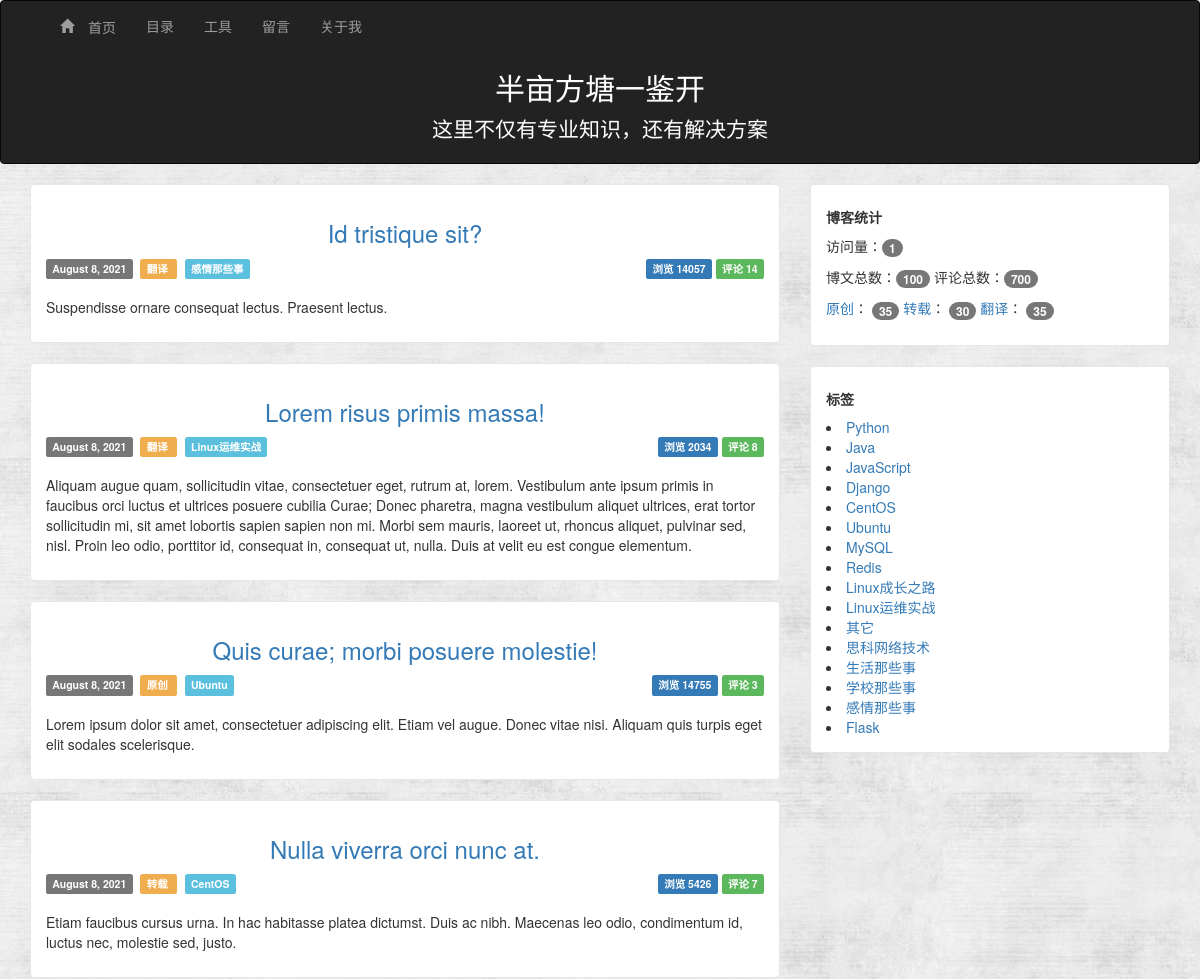
Before: / (upper part) with the older database file.
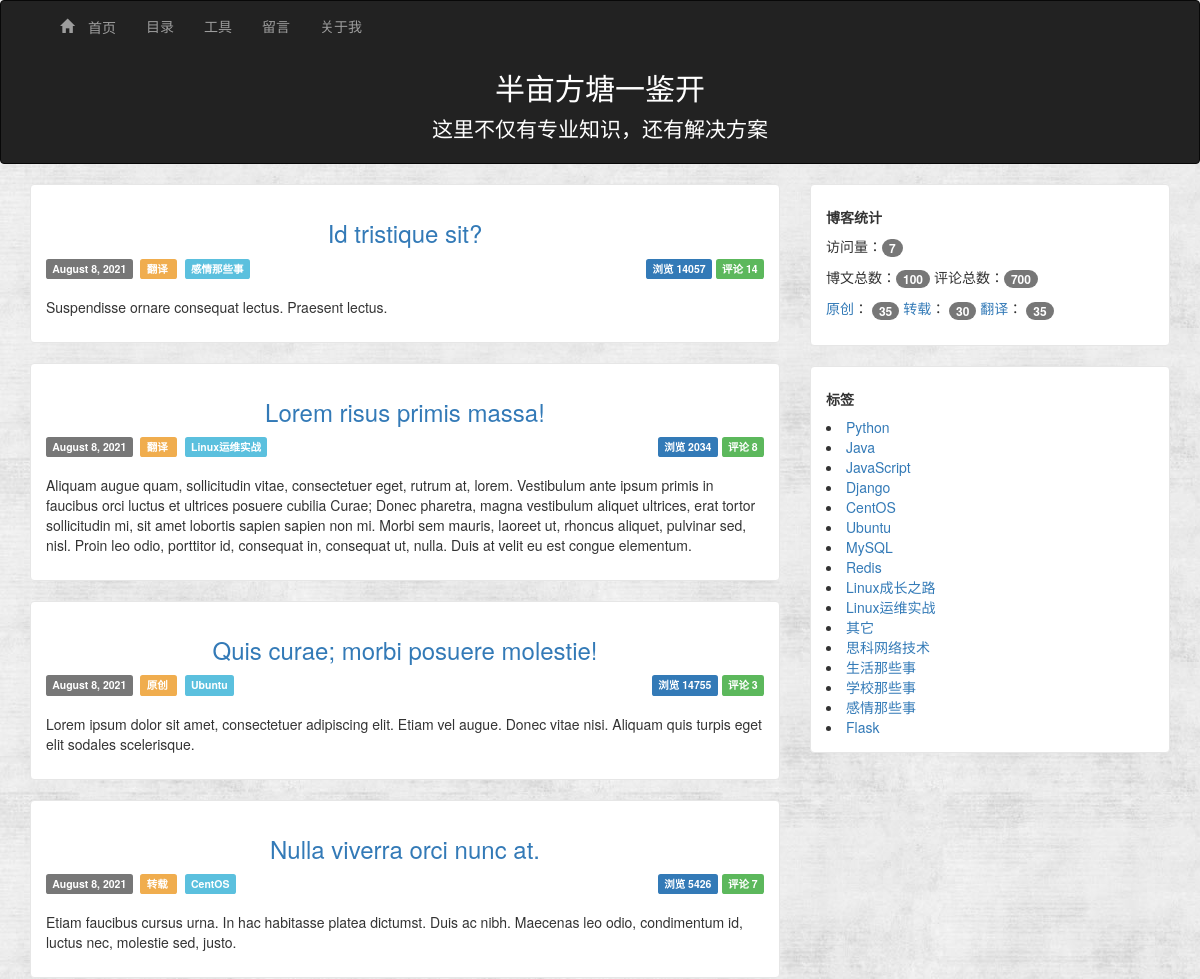
After: the same page with the newer database file.
### app/models.py (models this page shows, shortened)
class BlogInfo(db.Model):
    __tablename__ = 'blog_info'
    id = db.Column(db.Integer, primary_key=True)
    title = db.Column(db.String(64))
    signature = db.Column(db.Text)
    navbar = db.Column(db.String(64))

class Article(db.Model):
    __tablename__ = 'articles'
    id = db.Column(db.Integer, primary_key=True)
    title = db.Column(db.String(64), unique=True)
    content = db.Column(db.Text)
    summary = db.Column(db.Text)
    create_time = db.Column(db.DateTime, index=True, default=datetime.utcnow)
    update_time = db.Column(db.DateTime, index=True, default=datetime.utcnow)
    num_of_view = db.Column(db.Integer, default=0)
    articleType_id = db.Column(db.Integer, db.ForeignKey('articleTypes.id'))
    source_id = db.Column(db.Integer, db.ForeignKey('sources.id'))
    comments = db.relationship('Comment', backref='article', lazy='dynamic')

class Source(db.Model):
    __tablename__ = 'sources'
    id = db.Column(db.Integer, primary_key=True)
    name = db.Column(db.String(64), unique=True)
    articles = db.relationship('Article', backref='source', lazy='dynamic')

class ArticleType(db.Model):
    __tablename__ = 'articleTypes'
    id = db.Column(db.Integer, primary_key=True)
    name = db.Column(db.String(64), unique=True)
    introduction = db.Column(db.Text, default=None)
    articles = db.relationship('Article', backref='articleType', lazy='dynamic')
    menu_id = db.Column(db.Integer, db.ForeignKey('menus.id'), default=None)
    setting_id = db.Column(db.Integer, db.ForeignKey('articleTypeSettings.id'))
    @property
    def is_hide(self):
        if self.setting:
            return self.setting.hide
        else:
            return False

class Plugin(db.Model):
    __tablename__ = 'plugins'
    id = db.Column(db.Integer, primary_key=True)
    title = db.Column(db.String(64), unique=True)
    note = db.Column(db.Text, default='')
    content = db.Column(db.Text, default='')
    order = db.Column(db.Integer, default=0)
    disabled = db.Column(db.Boolean, default=False)

class BlogView(db.Model):
    __tablename__ = 'blog_view'
    id = db.Column(db.Integer, primary_key=True)
    num_of_view = db.Column(db.BigInteger, default=0)
    @staticmethod
    def add_view(db):
        view = BlogView.query.first()
        view.num_of_view += 1
        db.session.add(view)
        db.session.commit()

### app/main/views.py (the view)
@main.route('/')
def index():
    BlogView.add_view(db)
    page = request.args.get('page', 1, type=int)
    pagination = Article.query.order_by(Article.create_time.desc()).paginate(
            page, per_page=current_app.config['ARTICLES_PER_PAGE'],
            error_out=False)
    articles = pagination.items
    return render_template('index.html', articles=articles,
                           pagination=pagination, endpoint='.index')

### app/templates/index.html (shortened to what this page needs)
{% extends 'base.html' %}
{% import "_macros.html" as macros %}
{% block content %}
    {% include "_article_entry.html" %}
{% endblock %}

### app/templates/base.html (shortened to what this page needs)
<!DOCTYPE html>
<html lang="en">
<head>
    {% block stylesheet %}
        <link href="{{ url_for('static', filename='css/bootstrap.css') }}" rel="stylesheet">
        <link href="{{ url_for('static', filename='css/common.css') }}" rel="stylesheet">
    {% endblock %}
</head>
<body>
<header>
    <nav class="navbar navbar-{{ BlogInfo.query.first().navbar }}" role="navigation">
        <div class="container">
            <div class="collapse navbar-collapse">
                <ul class="nav navbar-nav">
                    <li class=""><a href="/"><span class="glyphicon glyphicon-home"> 首页</span></a></li>
                    <li><a href="{{ url_for('main.index') }}">目录</a></li>
                    <li><a href="{{ url_for('main.index') }}">工具</a></li>
                    <li><a href="{{ url_for('main.index') }}">留言</a></li>
                    <li><a href="{{ url_for('main.index') }}">关于我</a></li>
                </ul>
            </div>
        </div>
        <div class="container" style="color:white;text-align:center">
            <h2   class="blog-title">{{ BlogInfo.query.first().title }}</h2>
            <p class="lead signature">
                {{ BlogInfo.query.first().signature }}
            </p>
        </div>
    </nav>
</header>
{% block Content %}
    <div class="content">
        <div class="container">
            <div class="row">
                <div class="col-md-8 article">
                    {% block content %}
                    {% endblock %}
                </div>
                <div class="col-md-4 blog_nav">
                    {% block blog_nav_plugin %}
                        {% for plugin in Plugin.query.order_by(Plugin.order.asc()).all() %}
                            {% if plugin.disabled != True %}
                                {% if plugin.content != 'system_plugin' %}
                                    <div id="{{ plugin.title }}" class="entry-box">
                                        <h5><strong>{{ plugin.title }}</strong></h5>
                                        {{ plugin.content | safe }}
                                    </div>
                                {% else %}
                                    <div class="entry-box">
                                        <h5><strong>博客统计</strong></h5>
                                        <p>访问量：<span class="badge">{{ BlogView.query.first().num_of_view }}</span></p>
                                        <p>
                                            博文总数：<span class="badge">{{ Article.query.count() }}</span>
                                            评论总数：<span class="badge">{{ Comment.query.count() }}</span>
                                        </p>
                                        <p>
                                            {% for source in Source.query.all() %}
                                                <a href="{{ url_for('main.article_sources', id=source.id) }}">{{ source.name }}</a>：
                                                <span class="badge">{{ source.articles.count() }}</span>
                                            {% endfor %}
                                        </p>
                                    </div>
                                    <div class="entry-box">
                                        <h5><strong>标签</strong></h5>
                                        {% for article_type in ArticleType.query.all() %}
                                            {% if not article_type.menu %}
                                                {% if not article_type.is_hide %}
                                                    <li>
                                                        <a href="{{ url_for('main.articleTypes', id=article_type.id) }}">
                                                            {{ article_type.name }}
                                                        </a>
                                                    </li>
                                                {% endif %}
                                            {% endif %}
                                        {% endfor %}
                                    </div>
                                {% endif %}
                            {% endif %}
                        {% endfor %}
                    {% endblock %}
                </div>
            </div>
        </div>
    </div>
{% endblock %}
</body>
</html>

### app/templates/_article_entry.html
{% for article in articles %}
    <div id='article-entry' class="entry-box">
    {% include '_article_info.html' %}
    </div>
{% endfor %}

### app/templates/_article_info.html
<div class="article-entry-header">
    <h3 class="article-entry-title">
        <a href="{{ url_for('.articleDetails', id=article.id) }}">{{ article.title }}</a>
    </h3>
</div>
<div class="article-entry-info">
    <div class="base-info">
        <span class="label label-default">{{ moment(article.create_time.date()).format('LL') }}</span>&nbsp;
        <span class="label label-warning">
            <a href="{{ url_for('main.article_sources', id=article.source.id) }}" target="_blank" style="color: white">
                {{ article.source.name }}
            </a>
        </span>&nbsp;
        <span class="label label-info">
            <a href="{{ url_for('main.articleTypes', id=article.articleType.id) }}" target="_blank" style="color: white">
                {{ article.articleType.name }}
            </a>
        </span>
    </div>
    <div class="main-info">
        <span class="label label-primary">浏览 {{ article.num_of_view }}</span>
        <span class="label label-success">评论 {{ article.comments.count() }}</span>
    </div>
</div>
<div class="article-entry-sum">
    <p>{{ article.summary }}</p>
</div>

### app/static/css/common.css (style rules this page uses)
body { background: url('../images/background.jpg'); }
.signature { padding-left: 0px; }
.content { min-height: 800px; }
.article-entry-sum { margin-top: 5px; }
.entry-box { background: #fff; padding: 15px; margin-bottom: 20px; border: 1px solid #e6e6e6; border-radius: 4px; }
.article-entry-header { margin: 0; padding: 0; border: 0; font: inherit; vertical-align: baseline; }
.article-entry-title { text-align: center; margin-bottom: 10px; }
.article-entry-title a { text-decoration: none; }
.article-entry-info { height: 35px; }
.article-entry-info .base-info { float: left; }
.article-entry-info .main-info { float: right; }

Changed rows visible on the page:
changed BlogView: query.first "1" → "7"
